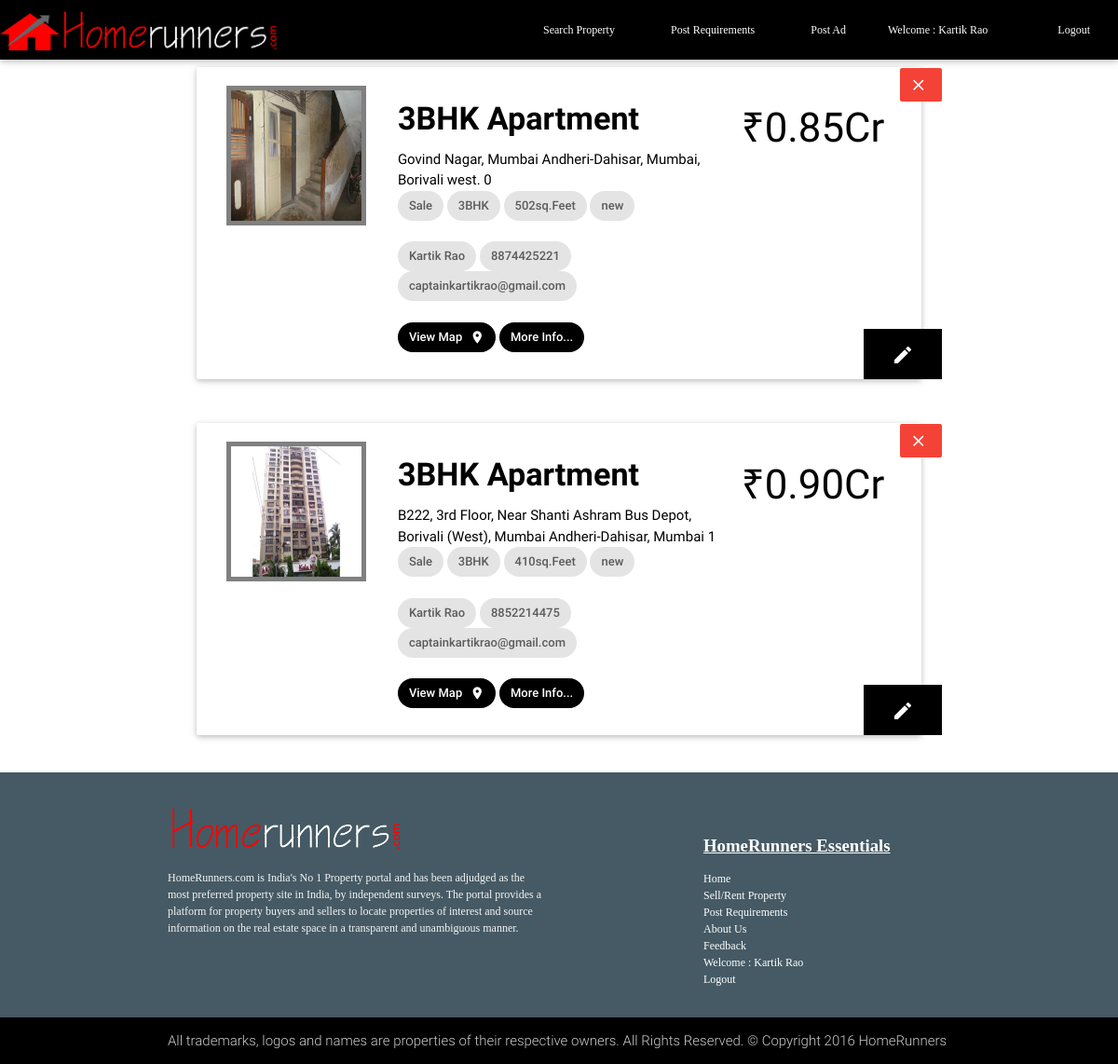
Page /displayProp.php (signed in) on the committed database.
### tables this page shows
CREATE TABLE IF NOT EXISTS `post_add` (
  `id` int(11) NOT NULL AUTO_INCREMENT,
  `name` text NOT NULL,
  `mobile_number` text NOT NULL,
  `email` text NOT NULL,
  `address` text NOT NULL,
  `street` text NOT NULL,
  `city` text NOT NULL,
  `locality` text NOT NULL,
  `state` text NOT NULL,
  `country` text NOT NULL,
  `zip_code` text NOT NULL,
  `full_address` text NOT NULL,
  `Bedrooms` int(11) NOT NULL,
  `Bathrooms` int(11) NOT NULL,
  `floor_no` int(11) NOT NULL,
  `total_floors` int(11) NOT NULL,
  `area` int(11) NOT NULL,
  `prop_type` text NOT NULL,
  `crore` int(11) NOT NULL,
  `lacs` int(11) NOT NULL,
  `total_budget` bigint(20) NOT NULL,
  `fixed_negotiable` text NOT NULL,
  `amenities` text NOT NULL,
  `description` text NOT NULL,
  `landmark` text NOT NULL,
  PRIMARY KEY (`id`)
);

CREATE TABLE IF NOT EXISTS `image` (
  `img_id` int(11) NOT NULL AUTO_INCREMENT,
  `prop_id` int(11) NOT NULL,
  `img_name` text NOT NULL,
  PRIMARY KEY (`img_id`)
);

### displayProp.php (the view, shortened to what this page needs)
<?php
$email = $_SESSION["email"];
include "php/script/config.php";
$displayPropQry = "SELECT * from `post_add` WHERE `email` = '".$email."'";
if(!$displayPropCheck = mysqli_query($con,$displayPropQry)){
	die("0");
}
$getProp = mysqli_fetch_assoc($displayPropCheck);
?>
<!DOCTYPE html>
<html>
<head>
	<link href="css/googlefonts.css" rel="stylesheet">
	<link type="text/css" rel="stylesheet" href="css/materialize.min.css"  media="screen,projection"/>
  <link rel="stylesheet" href="dist/sweetalert.css">
</head>
<body>
	<?php include  "navbar3.php"; ?>
              <?php do { ?>
              <div class="row">
              	<div class="col s8 offset-s2 ">
              		<div class="card hoverable white"  href="singleprop.php?id=<?="".$getProp['id'];?>">
              			<div class="card-content black-text" style="padding-bottom: 0px;">
              				<?php
              				$imgQry = "SELECT * FROM image WHERE prop_id = '".$getProp['id']."'";
                  if(!$imgCheckQry = mysqli_query($con,$imgQry)){
                             echo "".mysqli_error($con);
                              mysqli_close($con);
                              die("");
                          }
                          $getImg = mysqli_fetch_assoc($imgCheckQry);
                          $imgName = $getImg['img_name'];
                          $target='uploads/'.$imgName.'.jpeg';?>
                          <div class="row">
                          	<div class="col s3">
                          		<a class=" modal-trigger" href="modal.php?prop_id=<?=$getProp['id'];?>">
                          			<div class="blur pic">
                          			<img src="<?php echo $target;?>" alt="<?php echo $imgName; ?>" style="height: 150px; width: 150px; border:5px solid grey;">
                          			</div>
                          		</a>
                          	</div>
                          	<div class="col s6">
                          		<p><b><h4><?php echo $getProp['Bedrooms']."BHK Apartment"?></h4></b></p>
                          		<p><?php echo $getProp['address']." ".$getProp['id'] ?></p>
                          		<p>
                          			<div class="chip">Sale</div>
                          			<div class="chip"><?php echo $getProp['Bedrooms']."BHK"; ?></div>
                          			<div class="chip"><?php echo $getProp['area']."sq.Feet"; ?> </div>
                          			<div class="chip"><?php echo $getProp['prop_type']; ?></div>
                          		</p>
                          		<br>
                          		<p>
                          			<div class="chip"><?php echo $getProp['name']; ?></div>
                          			<div class="chip"><?php echo $getProp['mobile_number']; ?></div>
                          			<div class="chip"><?php echo $getProp['email']; ?></div>
                          		</p>
                          		<br>
                          		<p>
                          			<div class="chip"style="background-color:black; "><a href="gmap1.php?address=<?="".$getProp['full_address'];?>"> <i class="material-icons">location_on</i>View Map</a></div>
                          			<div class="chip"style="background-color:black; "><a href="singleprop.php?id=<?="".$getProp['id'];?>">More Info...</a></div>
                          		</p>
                          		<br>
                          	</div>
                          	<div class="col s2">
                          		<h3> &#8377;<?php echo $getProp['crore'].".".$getProp['lacs']; ?>Cr</h3>
                          	</div>
                          	<div class="col s1">
                          		<a class="waves-effect waves-light btn-flat red white-text delete" id="<?=$getProp['id']?>" style="top: -19px;right: -47px;padding-right: 0px;padding-left: 10px;" ><i class="material-icons left">clear</i></a>
                          		<br> <br> <br> <br> <br> <br> <br> <br> <br> <br> <br>
                          		<a class="btn-flat btn-large waves-effect waves-light black white-text" href="editProp.php?edit_id=<?="".$getProp['id'];?>" style="top: 0px; border-radius: 0%; left:8px;"><i class="material-icons">edit</i></a>
                          	</div>
                          </div>
                      </div>
                  </div>
              </div>
          </div>
          <?php } while($getProp = mysqli_fetch_assoc($displayPropCheck)) ?>
          <?php include  "php/pages/footer.php"; ?>
      </body>
      </html>

### navbar3.php (shortened to what this page needs)
<!DOCTYPE html>
<html>
<head>
    <link href="css/googlefonts.css" rel="stylesheet">
    <link type="text/css" rel="stylesheet" href="css/materialize.min.css"  media="screen,projection"/>
</head>
	<body>
		<nav>
		    <div class="nav-wrapper black">
		     <a href="home1.php" class="brand-logo offset-s1"><img src="images/icon.png" height="40px " width="64px" style="vertical-align: middle;"><img src="images/logo.png" class="logo" style="width:240px; height: 56px;"></a>
		      <ul id="nav-mobile" class="right hide-on-med-and-down">
		        <li class="right_navbar"><a href="search_prop.php" class="font2">Search Property</a></li>
		        <li class="right_navbar"><a href="postreq.php" class="font2">Post Requirements</a></li>
		         <?php if ( isset( $_SESSION['username'] )) {  ?>
                  <li class="right_navbar"><a href="postad.php" class="font2">Post Ad</a></li>
                    <li class="right_navbar font2"><?php echo "Welcome : ".$_SESSION['username']; ?></li>
                    <li class="right_navbar "><a href="php/script/logout.php" class="font2">Logout<a></li>
                    <?php } else { ?>
                    <?php } ?>
		      </ul>
		    </div>
		</nav>
	</body>
</html>

### php/pages/footer.php (shortened to what this page needs)
<footer class="page-footer #455a64 blue-grey darken-2 fixed "  style="margin-top: 0;">
     <div class="container fixed ">
         <div class="row ">
             <div class="col s6 m6 l6">
                 <h5 class="white-text">
                     <a href="home1.php"><img src="images/logo.png"  class="logo"></a>
                 </h5>
                 <p class="grey-text text-lighten-4 font3">HomeRunners.com is India's No 1 Property portal and has been adjudged as the most preferred property site in India, by independent surveys. The portal provides a platform for property buyers and sellers to locate properties of interest and source information on the real estate space in a transparent and unambiguous manner.
                 </p>
             </div>
             <div class="col s4 m4 l4 offset-s2 offset-m2 offset-l2 "><br><br>
                 <div class="white-text font3" ><div style="font-size:1.25rem; font-weight:bold; font-weight:bold; text-decoration: underline;">HomeRunners Essentials</div>
                     <ul>
                       <li><a  href="home1.php" >Home</a></li>
                       <li><a  href="postad.php">Sell/Rent Property</a></li>
                       <li><a  href="postreq.php">Post Requirements</a></li>
                       <li><a  href="about_us.php">About Us</a></li>
                       <li><a  href="feedback.php">Feedback</a></li>
                       <?php if ( isset( $_SESSION['username'] )) {  ?>
                         <li><?php echo "Welcome : ".$_SESSION['username']; ?></li>
                         <li><a href="php/script/logout.php">Logout<a></li>
                       <?php } else { ?>
                       <?php } ?>
                     </ul>
                 </div>
             </div>
          </div>
     </div>
     <div class="footer-copyright black">
         <div class="container">
             All trademarks, logos and names are properties of their respective owners. All Rights Reserved. &#169; Copyright 2016 HomeRunners Services Limited.
         </div>
     </div>
 </footer>

### displayProp.php (style rules this page uses)
.blur img { -webkit-transition: all 1s ease; -moz-transition: all 1s ease; -o-transition: all 1s ease; -ms-transition: all 1s ease; transition: all 1s ease; }

### navbar3.php (style rules this page uses)
.right_navbar a { display: flex; float: right; }
.right_navbar { margin: 0 1rem; transition:all ease .3s; }
.font2 { font-size: 0.8rem; font-family: cursive; }

### php/pages/footer.php (style rules this page uses)
a:link { color:white; }
.font3 { font-size: 0.8rem; font-family: cursive; }
.logo { height:4rem; vertical-align: middle; }

### rows in the picture
post_add: image.img_name (picture), address "Govind Nagar, Mumbai Andheri-Dahisar, Mumbai, Borivali west.", id "0", Bedrooms "3", area "502", prop_type "new", name "Kartik Rao", mobile_number "8874425221", email "captainkartikrao@gmail.com", crore "0", lacs "85"
post_add: image.img_name (picture), address "B222, 3rd Floor, Near Shanti Ashram Bus Depot, Borivali (West), Mumbai Andheri-Dahisar, Mumbai", id "1", Bedrooms "3", area "410", prop_type "new", name "Kartik Rao", mobile_number "8852214475", email "captainkartikrao@gmail.com", crore "0", lacs "90"

### other values in the picture
$_SESSION['username'] "Kartik Rao"
